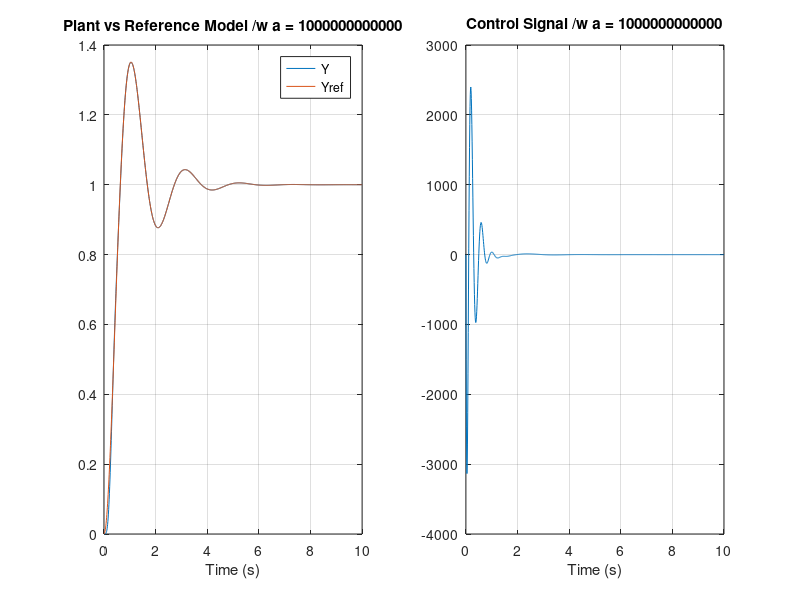

This chart was generated by the following MATLAB code:
%% Reference model
% b = [0 0 10]; a = [1 2 10]; % num, den
% [Am,Bm,Cm,Dm] = tf2ss(b,a);
Am = [0 -10; 1 -2]; Bm = [10; 0]; Cm = [0 1];

%% System
A = [-2 1 0 0; 1 -2 1 0; 0 1 -2 1; 0 0 1 -1]; B = [1;0;0;0];
C = [0 0 0 1]; D = 0;

%% Augmented system /w servo-compensation
Aaug = [A, zeros(4,3); C, 0, -Cm; zeros(2,5), Am]; Baug = [B;zeros(3,1)];
Caug = [zeros(1,4), 1, zeros(1,2)];
% return

%% LQR to find Kx and Kxm
a = 1e12;
Q = a*Caug'*Caug; R = 1;
K = lqr(Aaug,Baug,Q,R);
Kx = K([1:4])
Kz = K(5)
Kxm = K([6:7])

% % Check eigen-values of plant vs reference model
eig(Aaug - Baug*K)
% return

%% Linear simulation
Acl = Aaug - Baug*K; Bcl = [zeros(4,1); 0; Bm];
Ccl = [C,0,0,0; zeros(1,4),0,Cm]; Dcl = [0;0];

t = linspace(0,10,1001);
G = ss(Acl,Bcl,Ccl,Dcl);
Gu = ss(Acl,Bcl,K,0);
Y = step(G,t);
U = step(Gu,t);

subplot(1,2,1);
plot(t,Y);
grid on;
legend('Y','Yref');
title_txt = ['Plant vs Reference Model /w a = ',num2str(a)];
xlabel('Time (s)'); title(title_txt);

subplot(1,2,2);
plot(t,U);
grid on;
title_txt = ['Control Signal /w a = ',num2str(a)];
xlabel('Time (s)'); title(title_txt);

